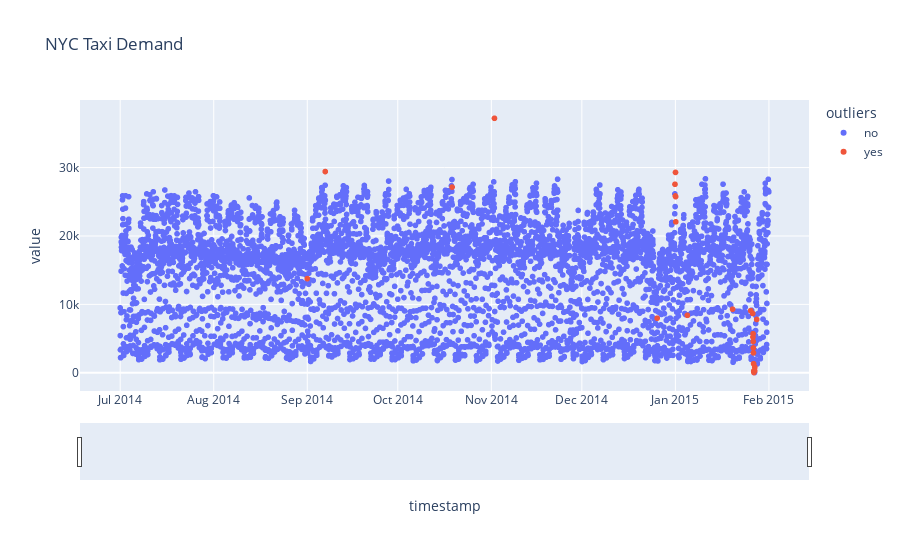

The notebook cell this image was saved under:
### Code cell
fig=px.scatter(df_final,x='timestamp',y='value',color='outliers',hover_data=['weekday','hour','value_avg'],  title='NYC Taxi Demand')
#weekday,hour,value_avg as a tooltip and outliers with color
fig.update_xaxes(rangeslider_visible=True)  #adding slider to stretch the line chart to see monthly to hourly pattern  
fig.show()  #shows outliers and when hover on them we can see details

### Figure 1 — Plotly figure (JSON) as saved in the notebook; plotly's stock layout.template omitted (floating-point values rounded to 4 significant figures; data arrays with more than 128 entries replaced by an {"elided": "..."} marker saying what was removed)
{"data": [{"customdata": {"elided": "5134x3 mixed values"}, "hovertemplate": "outliers=no<br>timestamp=%{x}<br>value=%{y}<br>weekday=%{customdata[0]}<br>hour=%{customdata[1]}<br>value_avg=%{customdata[2]}<extra></extra>", "legendgroup": "no", "marker": {"color": "#636efa", "symbol": "circle"}, "mode": "markers", "name": "no", "showlegend": true, "type": "scattergl", "x": {"elided": "5134 str values"}, "xaxis": "x", "y": {"elided": "5134 float values"}, "yaxis": "y"}, {"customdata": [["Monday", 0, 8020.0], ["Saturday", 23, 25190.0], ["Sunday", 0, 23900.0], ["Sunday", 1, 21590.0], ["Thursday", 23, 20730.0], ["Wednesday", 21, 23350.0], ["Thursday", 0, 12700.0], ["Thursday", 1, 8133.0], ["Thursday", 2, 5350.0], ["Thursday", 3, 3683.0], ["Sunday", 23, 11690.0], ["Monday", 23, 12863], ["Sunday", 23, 11690.0], ["Monday", 15, 16830.0], ["Monday", 17, 17710.0], ["Monday", 18, 21190.0], ["Monday", 19, 21260.0], ["Monday", 20, 19880.0], ["Monday", 21, 19200.0], ["Monday", 22, 17190.0], ["Monday", 23, 12863], ["Tuesday", 0, 8484.0], ["Tuesday", 1, 5028.0], ["Tuesday", 7, 15310.0], ["Tuesday", 8, 18500.0], ["Tuesday", 23, 16220.0]], "hovertemplate": "outliers=yes<br>timestamp=%{x}<br>value=%{y}<br>weekday=%{customdata[0]}<br>hour=%{customdata[1]}<br>value_avg=%{customdata[2]}<extra></extra>", "legendgroup": "yes", "marker": {"color": "#EF553B", "symbol": "circle"}, "mode": "markers", "name": "yes", "showlegend": true, "type": "scattergl", "x": ["2014-09-01T00:00:00", "2014-09-06T23:00:00", "2014-10-19T00:00:00", "2014-11-02T01:00:00", "2014-12-25T23:00:00", "2014-12-31T21:00:00", "2015-01-01T00:00:00", "2015-01-01T01:00:00", "2015-01-01T02:00:00", "2015-01-01T03:00:00", "2015-01-04T23:00:00", "2015-01-19T23:00:00", "2015-01-25T23:00:00", "2015-01-26T15:00:00", "2015-01-26T17:00:00", "2015-01-26T18:00:00", "2015-01-26T19:00:00", "2015-01-26T20:00:00", "2015-01-26T21:00:00", "2015-01-26T22:00:00", "2015-01-26T23:00:00", "2015-01-27T00:00:00", "2015-01-27T01:00:00", "2015-01-27T07:00:00", "2015-01-27T08:00:00", "2015-01-27T23:00:00"], "xaxis": "x", "y": [13763, 29420.0, 27150.0, 37200.0, 7978.0, 27560.0, 25850, 29292, 25750.0, 22067, 8402, 9294.0, 9077, 8670, 5221, 5704.0, 4566.0, 3630.0, 2907, 1324.0, 243, 94.5, 39.5, 274, 809.5, 7792], "yaxis": "y"}], "layout": {"legend": {"title": {"text": "outliers"}, "tracegroupgap": 0}, "title": {"text": "NYC Taxi Demand"}, "xaxis": {"anchor": "y", "domain": [0, 1], "rangeslider": {"visible": true}, "title": {"text": "timestamp"}}, "yaxis": {"anchor": "x", "domain": [0, 1], "title": {"text": "value"}}}}
